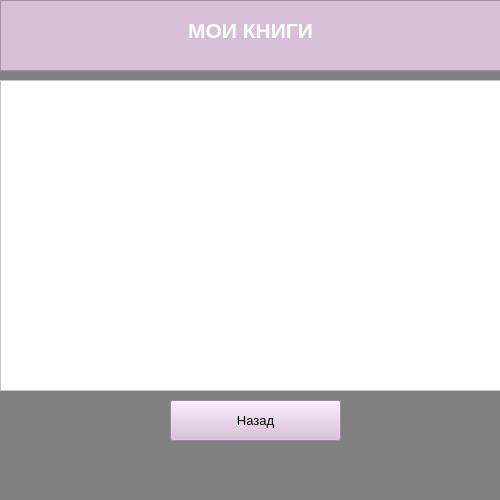
<?xml version="1.0" encoding="UTF-8"?>
<ui version="4.0">
 <class>MainWindow</class>
 <widget class="QMainWindow" name="MainWindow">
  <property name="geometry">
   <rect>
    <x>0</x>
    <y>0</y>
    <width>500</width>
    <height>500</height>
   </rect>
  </property>
  <property name="font">
   <font>
    <family>Bahnschrift Light</family>
    <pointsize>18</pointsize>
   </font>
  </property>
  <property name="windowTitle">
   <string>MainWindow</string>
  </property>
  <property name="styleSheet">
   <string notr="true">background-color: #808080</string>
  </property>
  <widget class="QWidget" name="centralwidget">
   <widget class="QWidget" name="gridLayoutWidget">
    <property name="geometry">
     <rect>
      <x>0</x>
      <y>80</y>
      <width>501</width>
      <height>311</height>
     </rect>
    </property>
    <layout class="QGridLayout" name="gridLayout">
     <item row="0" column="0">
      <widget class="QTableWidget" name="tableWidget">
       <property name="styleSheet">
        <string notr="true">background-color: #fff</string>
       </property>
      </widget>
     </item>
    </layout>
   </widget>
   <widget class="QPushButton" name="pushButton">
    <property name="geometry">
     <rect>
      <x>170</x>
      <y>400</y>
      <width>171</width>
      <height>41</height>
     </rect>
    </property>
    <property name="font">
     <font>
      <family>Arial</family>
      <pointsize>10</pointsize>
     </font>
    </property>
    <property name="styleSheet">
     <string notr="true">background-color: #D8BFD8</string>
    </property>
    <property name="text">
     <string>Назад</string>
    </property>
   </widget>
   <widget class="QTextEdit" name="textEdit">
    <property name="geometry">
     <rect>
      <x>0</x>
      <y>0</y>
      <width>501</width>
      <height>71</height>
     </rect>
    </property>
    <property name="styleSheet">
     <string notr="true">background-color: #D8BFD8</string>
    </property>
    <property name="html">
     <string>&lt;!DOCTYPE HTML PUBLIC &quot;-//W3C//DTD HTML 4.0//EN&quot; &quot;http://www.w3.org/TR/REC-html40/strict.dtd&quot;&gt;
&lt;html&gt;&lt;head&gt;&lt;meta name=&quot;qrichtext&quot; content=&quot;1&quot; /&gt;&lt;style type=&quot;text/css&quot;&gt;
p, li { white-space: pre-wrap; }
&lt;/style&gt;&lt;/head&gt;&lt;body style=&quot; font-family:'MS Shell Dlg 2'; font-size:7.8pt; font-weight:400; font-style:normal;&quot;&gt;
&lt;p align=&quot;center&quot; style=&quot;-qt-paragraph-type:empty; margin-top:0px; margin-bottom:0px; margin-left:0px; margin-right:0px; -qt-block-indent:0; text-indent:0px;&quot;&gt;&lt;br /&gt;&lt;/p&gt;
&lt;p align=&quot;center&quot; style=&quot; margin-top:0px; margin-bottom:0px; margin-left:0px; margin-right:0px; -qt-block-indent:0; text-indent:0px;&quot;&gt;&lt;span style=&quot; font-size:16pt; font-weight:600; color:#ffffff;&quot;&gt;МОИ КНИГИ&lt;/span&gt;&lt;/p&gt;&lt;/body&gt;&lt;/html&gt;</string>
    </property>
   </widget>
  </widget>
  <widget class="QMenuBar" name="menubar">
   <property name="geometry">
    <rect>
     <x>0</x>
     <y>0</y>
     <width>500</width>
     <height>26</height>
    </rect>
   </property>
  </widget>
  <widget class="QStatusBar" name="statusbar"/>
 </widget>
 <resources/>
 <connections/>
</ui>
